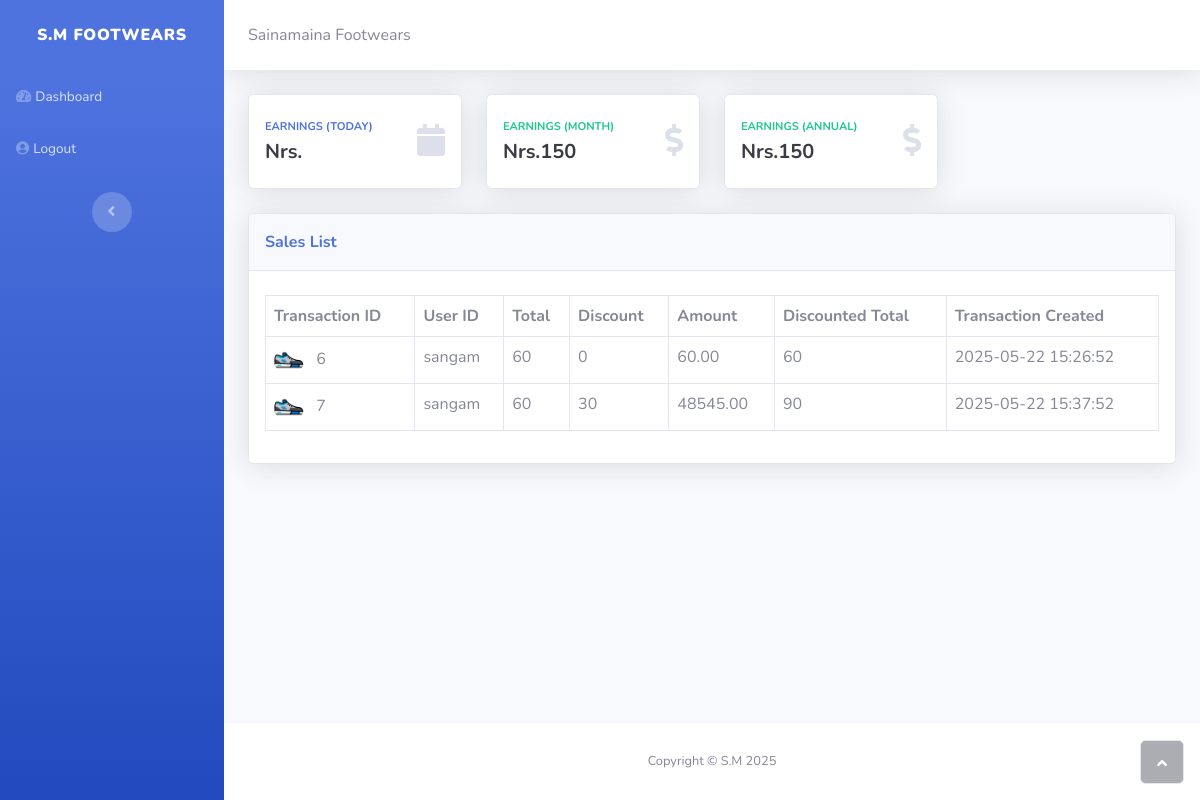
The page /sales.php (signed in) on the database its author committed.
### tables this page shows
CREATE TABLE `transaction` (
  `id` int(11) NOT NULL,
  `user_id` int(11) NOT NULL,
  `sales` int(11) NOT NULL,
  `discounted_sales` int(11) NOT NULL,
  `created` datetime NOT NULL DEFAULT current_timestamp(),
  `amount` decimal(10,2) DEFAULT NULL
);

CREATE TABLE `users` (
  `id` int(11) NOT NULL,
  `username` varchar(255) NOT NULL,
  `password` varchar(255) NOT NULL,
  `level` int(11) NOT NULL,
  `created` datetime NOT NULL DEFAULT current_timestamp()
);

### functions/view-sales.php (the view)
<?php
$db = new PDO('mysql:host=localhost;dbname=db_hash', 'root', '');
$sql = 'SELECT * FROM transaction';
$stmt = $db->prepare($sql);
$stmt->execute();
$results = $stmt->fetchAll();
foreach ($results as $row) {
?>
    <tr>
        <td><img class="rounded-circle me-2" width="30" height="30" src="assets/img/avatars/shoes.png">&nbsp;<?php echo $row['id']; ?></td>
        <?php get_username($row['user_id']);?>
        <td><?php echo $row['sales']; ?></td>
        <td><?php echo $row['discounted_sales'] - $row['sales']; ?></td>
        <td><?php echo $row['amount']; ?></td>
        <td><?php echo $row['discounted_sales']; ?></td>
        <td><?php echo $row['created']; ?></td>
    </tr>
<?php
}
function get_username($user_id){
    $db = new PDO('mysql:host=localhost;dbname=db_hash', 'root', '');
    $sql = 'SELECT * FROM users WHERE id = :id';
    $stmt = $db->prepare($sql);
    $stmt->bindParam(':id', $user_id);
    $stmt->execute();
    $results = $stmt->fetchAll();
    foreach ($results as $row) {
        ?>
        <td><?php echo $row['username']; ?></td>
        <?php
    }
}
?>

### rows shown on the page
transaction: id "6", sales "60", $row['discounted_sales'] - $row['sales'] "0", amount "60.00", discounted_sales "60", created "2025-05-22 15:26:52"
users: username "sangam"
transaction: id "7", sales "60", $row['discounted_sales'] - $row['sales'] "30", amount "48545.00", discounted_sales "90", created "2025-05-22 15:37:52"

### other values the page prints
$total_sales "150"
